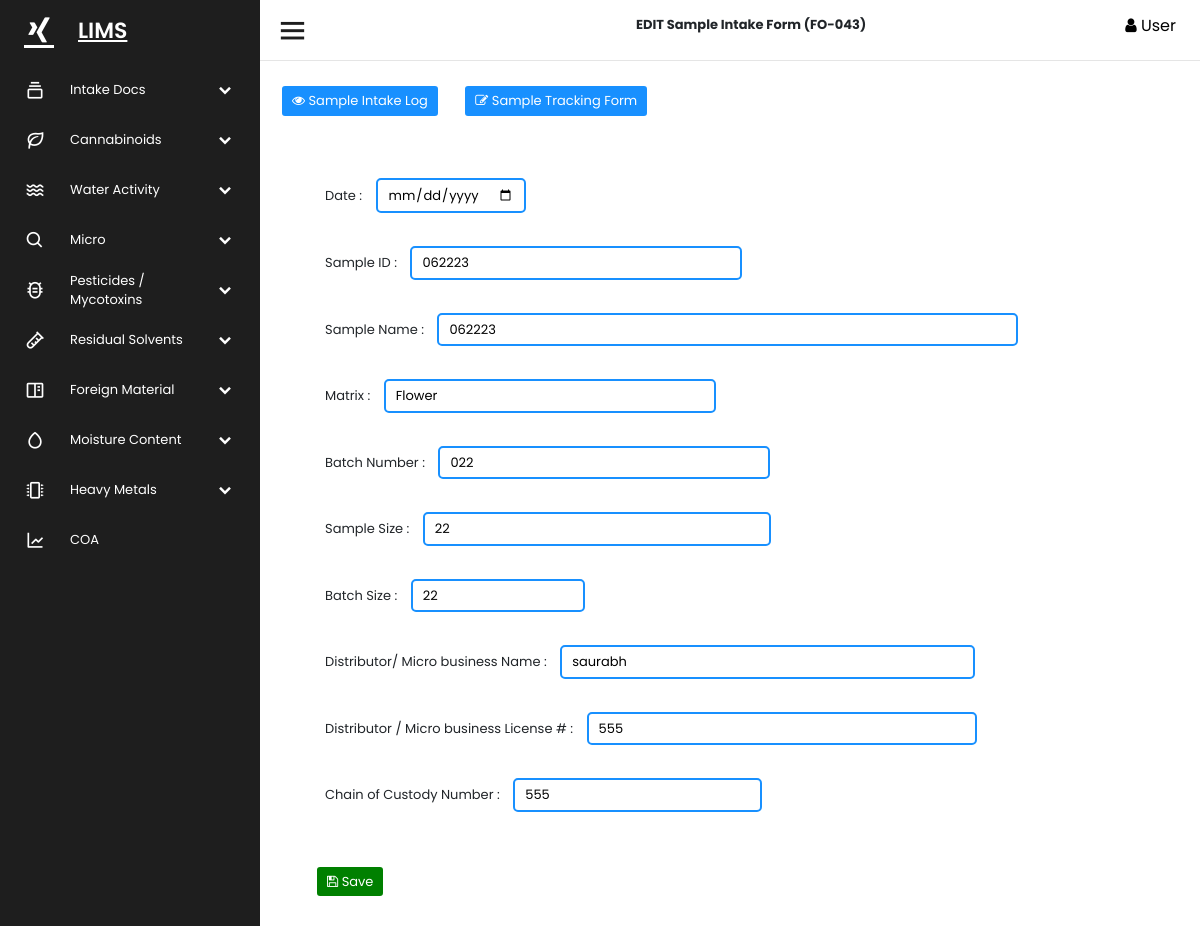
Screenshot of /editsampleform/1/ with the database file from the repository.
### mainApp/models.py (models this page shows, shortened)
class SampleIntakeForm(models.Model):
    id = models.AutoField(primary_key=True)
    SIF_UUID=models.UUIDField(max_length=100, unique=True, default=uuid.uuid4, editable = False)
    Date = models.DateField(default=date.today, verbose_name= 'Date')
    Sample_ID = models.CharField(max_length=40, unique=False)
    Sample_Name = models.CharField(max_length=300, unique=False, verbose_name='Sample Name')
    Matrix = models.CharField(max_length=300, unique=False, verbose_name='Matrix')
    Batch_Number = models.CharField(max_length=300, unique=False, verbose_name='Batch Number')
    Sample_Size = models.PositiveIntegerField(verbose_name='Sample Size')
    Batch_Size = models.PositiveIntegerField(verbose_name='Batch Size')
    Distributor_Micro_business_Name = models.CharField(max_length=300, unique=False, verbose_name='Distributor / Micro business Name')
    Distributor_Micro_business_License_No = models.CharField(max_length=300, unique=False, verbose_name='Distributor / Micro business License No')
    Chain_of_Custody_Number = models.CharField(max_length=300, unique=False, verbose_name='Chain of Custody Number')
    created_at = models.DateTimeField(auto_now_add=True)
    updated_at = models.DateTimeField(auto_now=True)
    class Meta:
        verbose_name_plural = 'Sample Intake Log (FO-043)'

### mainApp/views.py (the view, shortened to what this page needs)
# urls.py: path('editsampleform/<int:id>/',editsampleform),
def editsampleform(Request,id):
    try:
        data = SampleIntakeForm.objects.get(id=id)
        return render(Request, "Editsampleintakeform.html",{'data':data})
    except:
        pass
    return render(Request, "Sample Intake log.html")

### templates/Editsampleintakeform.html (shortened to what this page needs)
{% extends 'base.html' %}
{% load static %}
{% block Content %}
EDIT Sample Intake Form (FO-043)
{% endblock %}
{% block body %}
<hr style="margin-top: 60px;">
<div class="" style="margin:10px;width: 100%;">
   <div>
      <a href="\SampleIntakelog">
         <button class="search-reset"><i class="fa fa-eye"></i> Sample Intake Log
         </button>
      </a>
      <a href="\SampleTrackingForm">
         <button class="search-reset"><i class="fa fa-edit"></i> Sample Tracking Form
         </button>
      </a>
   </div>
   <form action="" method="post">
      <div style="padding: 20px;">
         <form action="" class="intake-form" style="width: 900px;">
            <div class="container">
               <div style="padding: 20px;">
                  <div class="form-group">
                     <label for="Date">Date :</label>
                     <input class="search-input" size="40" type="date" id="Date" name="Date" value="{{data.Date}}">
                  </div>
                  <div class="form-group">
                     <label for="pwd">Sample ID :</label>
                     <input class="search-input" size="40" type="number" id="Sample_ID" name="Sample_ID"
                        value="{{data.Sample_ID}}" placeholder="062223-001" style="width: 40%;">
                  </div>
                  <div class="form-group">
                     <label for="pwd">Sample Name :</label>
                     <input class="search-input" type="text" id="client_id" name="Sample_Name"
                        value="{{data.Sample_Name}}" style="width: 70%;">
                  </div>
                  <div class="form-group">
                     <label for="pwd">Matrix :</label>
                     <input class="search-input" list="suggestions" name="Matrix" value="{{data.Matrix}}"
                        style="width: 40%;" required>
                  </div>
                  <div class="form-group">
                     <label for="pwd">Batch Number :</label>
                     <input class="search-input" id="client_id" name="Batch_Number" value="{{data.Batch_Number}}"
                        style="width: 40%;">
                  </div>
                  <div class="form-group">
                     <label for="pwd">Sample Size :</label>
                     <input class="search-input" id="client_id" name="Sample_Size" value="{{data.Sample_Size}}"
                        style="width: 42%;">
                  </div>
                  <div class="form-group">
                     <label for="pwd">Batch Size :</label>
                     <input class="search-input" style="width: 21%;" id="client_id" name="Batch_Size"
                        value="{{data.Batch_Size}}">
                  </div>
                  <div class="form-group">
                     <label for="pwd">Distributor/ Micro business Name :</label>
                     <input class="search-input" style="width: 50%;" name="Distributor_Micro_business_Name"
                        value="{{data.Distributor_Micro_business_Name}}">
                  </div>
                  <div class="form-group">
                     <label for="pwd">Distributor / Micro business License # :</label>
                     <input class="search-input" style="width: 47%;" name="Distributor_Micro_business_License_No"
                        value="{{data.Distributor_Micro_business_License_No}}">
                  </div>
                  <div class="form-group">
                     <label for="pwd">Chain of Custody Number :</label>
                     <input class="search-input" name="Chain_of_Custody_Number" style="width: 30%;"
                        value="{{data.Chain_of_Custody_Number}}">
                  </div>
               </div>
               <button type="submit" class="search-reset" style="background-color: green;"><i class="fa fa-save"></i>
                  Save</button>
            </div>
      </div>
   </form>
</div>
</section>
{% endblock %}

### static/assets/css/style.css (style rules this page uses)
* { font-family: 'Poppins', sans-serif; margin: 0; padding: 0; box-sizing: border-box; list-style: none; text-decoration: none; font-size: small; }
:root { --color_Blue: #3f93f1; --color_Dark1: #1e1e1e; --color_Dark2: #252527; --color_Light1: #dfdfdf; --color_Light2: #c4c4c4; }
body { font-family: 'Poppins', sans-serif;; }
.search-input { color: black; background-color: transparent; text-shadow: none; padding: 5px 10px; border-radius: 5px; border-width: 2px; border-color: #1890ff; border-style: solid; margin: 10px; }
.search-reset { color: white; background-color: #1890ff; padding: 5px 10px; border-radius: 5px; border-width: 2px; border-color: white; border-style: solid; margin: 10px; }

### rows the page displays
SampleIntakeForm: Sample_ID "062223", Sample_Name "062223", Matrix "Flower", Batch_Number "022", Sample_Size "22", Batch_Size "22", Distributor_Micro_business_Name "saurabh", Distributor_Micro_business_License_No "555", Chain_of_Custody_Number "555"
